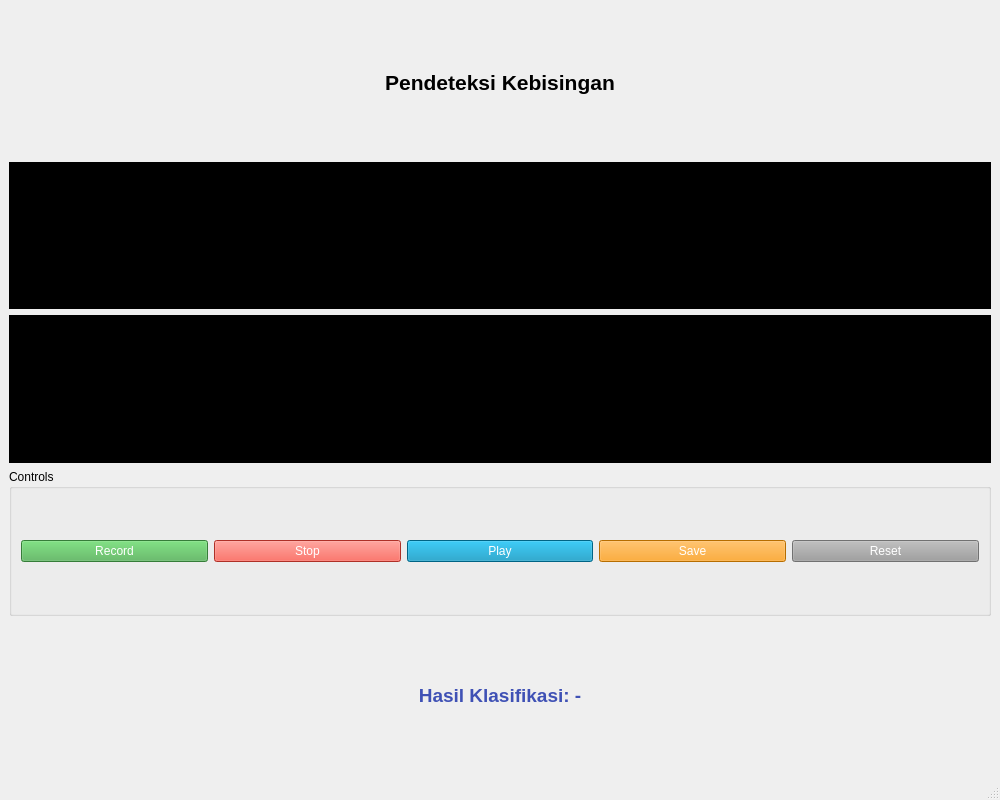
<?xml version="1.0" encoding="UTF-8"?>
<ui version="4.0">
 <class>MainWindow</class>
 <widget class="QMainWindow" name="MainWindow">
  <property name="geometry">
   <rect>
    <x>0</x>
    <y>0</y>
    <width>1000</width>
    <height>800</height>
   </rect>
  </property>
  <property name="windowTitle">
   <string>Pendeteksi Kebisingan</string>
  </property>
  <widget class="QWidget" name="centralwidget">
   <layout class="QGridLayout" name="gridLayout">
    <item row="0" column="0">
     <widget class="QLabel" name="title_label">
      <property name="text">
       <string>&lt;html&gt;&lt;head/&gt;&lt;body&gt;&lt;p&gt;&lt;span style=&quot;font-size:16pt; font-weight:600;&quot;&gt;Pendeteksi Kebisingan&lt;/span&gt;&lt;/p&gt;&lt;/body&gt;&lt;/html&gt;</string>
      </property>
      <property name="alignment">
       <set>Qt::AlignCenter</set>
      </property>
     </widget>
    </item>
    <item row="1" column="0">
     <widget class="QWidget" name="widget">
      <property name="styleSheet">
       <string>background-color: black;</string>
      </property>
     </widget>
    </item>
    <item row="2" column="0">
     <widget class="QWidget" name="widget_2">
      <property name="styleSheet">
       <string>background-color: black;</string>
      </property>
     </widget>
    </item>
    <item row="3" column="0">
     <widget class="QGroupBox" name="groupBox">
      <property name="title">
       <string>Controls</string>
      </property>
      <layout class="QHBoxLayout" name="buttonLayout">
       <item>
        <widget class="QPushButton" name="record_button">
         <property name="text">
          <string>Record</string>
         </property>
         <property name="styleSheet">
          <string>background-color: #4CAF50; color: white;</string>
         </property>
        </widget>
       </item>
       <item>
        <widget class="QPushButton" name="stop_button">
         <property name="text">
          <string>Stop</string>
         </property>
         <property name="styleSheet">
          <string>background-color: #f44336; color: white;</string>
         </property>
        </widget>
       </item>
       <item>
        <widget class="QPushButton" name="play_button">
         <property name="text">
          <string>Play</string>
         </property>
         <property name="styleSheet">
          <string>background-color: #008CBA; color: white;</string>
         </property>
        </widget>
       </item>
       <item>
        <widget class="QPushButton" name="save_button">
         <property name="text">
          <string>Save</string>
         </property>
         <property name="styleSheet">
          <string>background-color: #FF9800; color: white;</string>
         </property>
        </widget>
       </item>
       <item>
        <widget class="QPushButton" name="reset_button">
         <property name="text">
          <string>Reset</string>
         </property>
         <property name="styleSheet">
          <string>background-color: #9E9E9E; color: white;</string>
         </property>
        </widget>
       </item>
      </layout>
     </widget>
    </item>
    <item row="4" column="0">
     <widget class="QLabel" name="result_label">
      <property name="text">
       <string>Hasil Klasifikasi: -</string>
      </property>
      <property name="alignment">
       <set>Qt::AlignCenter</set>
      </property>
      <property name="styleSheet">
       <string>font-size: 14pt; font-weight: bold; color: #3f51b5;</string>
      </property>
     </widget>
    </item>
   </layout>
  </widget>
  <widget class="QStatusBar" name="statusbar"/>
 </widget>
 <resources/>
 <connections/>
</ui>
